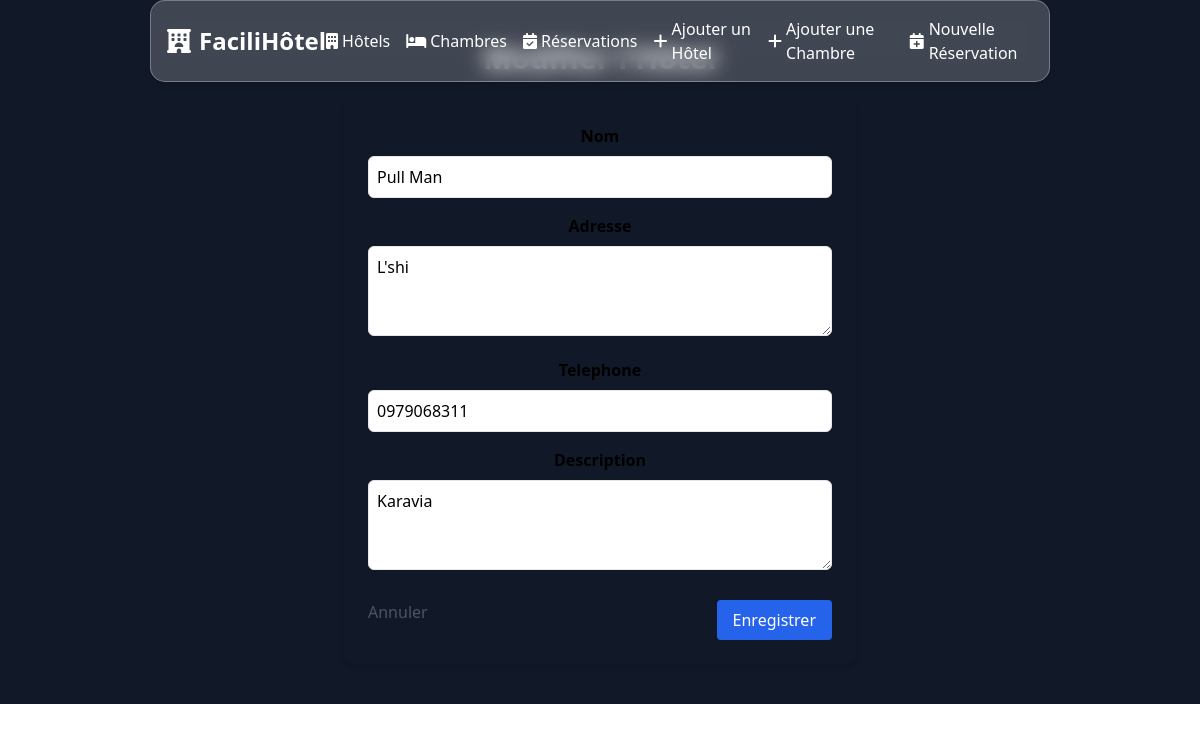
The app's page /hotel/3/edit/ with its own data.
### reservation/models.py (models this page shows, shortened)
class Hotel(models.Model):
    nom = models.CharField(max_length=255)
    adresse = models.TextField()
    telephone = models.CharField(max_length=20)
    description = models.TextField(blank=True, null=True)

### reservation/views.py (the view)
# urls.py: path('hotel/<int:pk>/edit/', views.hotel_update, name='hotel_update'),
def hotel_update(request, pk):
    hotel = get_object_or_404(Hotel, pk=pk)
    if request.method == 'POST':
        form = HotelForm(request.POST, instance=hotel)
        if form.is_valid():
            form.save()
            messages.success(request, "Hôtel mis à jour avec succès!")
            return redirect(reverse('hotel_list'))
    else:
        form = HotelForm(instance=hotel)
    return render(request, 'hotel_form.html', {'form': form})

### reservation/forms.py
class HotelForm(forms.ModelForm):
    class Meta:
        model = Hotel
        fields = ['nom', 'adresse', 'telephone', 'description']
        widgets = {
            'nom': forms.TextInput(attrs={'class': 'w-full p-2 border text-black rounded-md'}),
            'adresse': forms.Textarea(attrs={'class': 'w-full p-2 border text-black rounded-md', 'rows': 3}),
            'telephone': forms.TextInput(attrs={'class': 'w-full p-2 border text-black rounded-md'}),
            'description': forms.Textarea(attrs={'class': 'w-full p-2 border text-black rounded-md', 'rows': 3}),
        }

### reservation/templates/hotel_form.html (shortened to what this page needs)
{% extends 'base.html' %}
{% block content %}
<div class="container mx-auto py-10 max-w-lg">
    <h1 class="text-3xl font-bold text-center mb-6">
        {{ form.instance.pk|yesno:"Modifier l'Hôtel,Ajouter un Hôtel" }}
    </h1>
    <div class="bg-gray p-6 rounded-lg shadow-md">
        <form method="POST">
            <div class="space-y-4 text-black">
                {% for field in form %}
                <div>
                    <label class="block text-black-700 font-bold mb-2">{{ field.label }}</label>
                    {{ field }}
                </div>
                {% endfor %}
            </div>
            <div class="flex justify-between mt-6">
                <a href="{% url 'hotel_list' %}" class="text-gray-600 hover:underline">Annuler</a>
                <button type="submit" class="bg-blue-600 text-white px-4 py-2 rounded hover:bg-blue-700">Enregistrer</button>
            </div>
        </form>
    </div>
</div>
{% endblock %}

### records on screen
Hotel: instance.pk "Modifier l'Hôtel", form "Pull Man" "L'shi" "0979068311" "Karavia"

### other values on screen
{{ field.label }} "Nom" "Adresse" "Telephone" "Description"
